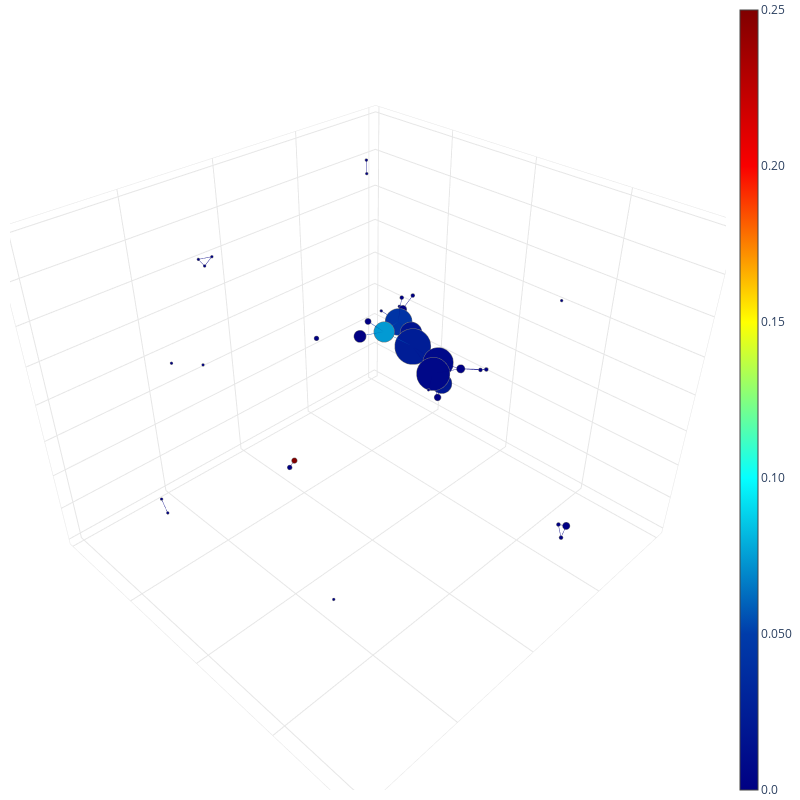

The notebook cell this image was saved under:
### Code cell
mapper_plot1 = MapperLayoutInteractive(
    detailed_results_df['mapper_info'].iloc[-1][0],
    colors = rbind_data['死亡'].to_numpy(),
    # colors=rbind_data['肇因研判子類別名稱-個別'].to_numpy(),
    cmap = 'jet',
    agg = average_encoded_label,
    # agg = most_common_encoded_label,
    dim = 3,
    iterations = 50,
    seed = 10,
    width = 800,
    height = 800)

fig_mean1 = mapper_plot1.plot()
fig_mean1.show(config={'scrollZoom': True})

### Figure 1 — Plotly figure (JSON) as saved in the notebook; plotly's stock layout.template omitted (floating-point values rounded to 4 significant figures)
{"data": [{"hoverinfo": "skip", "line": {"cmax": 0.25, "cmin": 0, "color": [0.0241, 0.007042, 0.007042, 0.0241, 0.008403, 0.008403, 0.0241, 0.04301, 0.04301, 0.0241, 0.07407, 0.07407, 0.0241, 0.01639, 0.01639, 0.007042, 0.008403, 0.008403, 0.007042, 0.01923, 0.01923, 0.007042, 0, 0, 0.007042, 0, 0, 0.007042, 0, 0, 0.008403, 0.01923, 0.01923, 0.008403, 0, 0, 0, 0.04301, 0.04301, 0, 0, 0, 0, 0, 0, 0.04301, 0.07407, 0.07407, 0.04301, 0.01639, 0.01639, 0.04301, 0, 0, 0.04301, 0, 0, 0.07407, 0, 0, 0.07407, 0, 0, 0, 0, 0, 0, 0, 0, 0, 0, 0, 0, 0, 0, 0.01923, 0, 0, 0, 0, 0, 0, 0, 0, 0, 0, 0, 0, 0.25, 0.25, 0, 0, 0, 0, 0, 0, 0, 0, 0, 0, 0, 0], "colorscale": [[0, "rgb(0,0,131)"], [0.2, "rgb(0,60,170)"], [0.4, "rgb(5,255,255)"], [0.6, "rgb(255,255,0)"], [0.8, "rgb(250,0,0)"], [1, "rgb(128,0,0)"]], "width": 0.75}, "mode": "lines", "name": "edges_trace", "opacity": 1, "type": "scatter3d", "x": [-0.05591, -0.0209, null, -0.05591, -0.06735, null, -0.05591, -0.1173, null, -0.05591, 0.003176, null, -0.05591, -0.1115, null, -0.0209, -0.06735, null, -0.0209, -0.05499, null, -0.0209, 0.0697, null, -0.0209, -0.008348, null, -0.0209, -0.07317, null, -0.06735, -0.05499, null, -0.06735, -0.07317, null, -0.244, -0.1173, null, -0.244, -0.3405, null, -0.244, -0.3024, null, -0.1173, 0.003176, null, -0.1173, -0.1115, null, -0.1173, -0.1126, null, -0.1173, -0.162, null, 0.003176, 0.07838, null, 0.003176, 0.09291, null, -0.5666, -0.5245, null, 0.3043, 0.3608, null, 0.3043, 0.3261, null, 0.3608, 0.3261, null, -0.05499, -0.008348, null, -0.2366, -0.1825, null, -0.2366, -0.188, null, -0.1825, -0.188, null, 0.104, 0.09722, null, -0.07317, -0.07492, null, -0.07317, -0.1207, null, 0.9963, 1, null, -0.07492, -0.1207, null], "y": [0.1712, 0.3178, null, 0.1712, 0.3018, null, 0.1712, 0.03253, null, 0.1712, 0.06492, null, 0.1712, 0.1105, null, 0.3178, 0.3018, null, 0.3178, 0.3383, null, 0.3178, 0.3775, null, 0.3178, 0.3602, null, 0.3178, 0.4176, null, 0.3018, 0.3383, null, 0.3018, 0.4176, null, -0.06008, 0.03253, null, -0.06008, -0.09001, null, -0.06008, -0.1346, null, 0.03253, 0.06492, null, 0.03253, 0.1105, null, 0.03253, -0.06305, null, 0.03253, 0.008268, null, 0.06492, 0.04771, null, 0.06492, 0.01515, null, -0.6078, -0.5633, null, -0.6678, -0.6871, null, -0.6678, -0.6975, null, -0.6871, -0.6975, null, 0.3383, 0.3602, null, 0.9021, 0.9175, null, 0.9021, 0.8927, null, 0.9175, 0.8927, null, -0.479, -0.4473, null, 0.4176, 0.5142, null, 0.4176, 0.5083, null, -0.1824, -0.1453, null, 0.5142, 0.5083, null], "z": [0.1389, 0.08851, null, 0.1389, 0.1138, null, 0.1389, 0.1723, null, 0.1389, 0.188, null, 0.1389, 0.1542, null, 0.08851, 0.1138, null, 0.08851, 0.03476, null, 0.08851, 0.08259, null, 0.08851, -0.001023, null, 0.08851, 0.1344, null, 0.1138, 0.03476, null, 0.1138, 0.1344, null, 0.144, 0.1723, null, 0.144, 0.1625, null, 0.144, 0.105, null, 0.1723, 0.188, null, 0.1723, 0.1542, null, 0.1723, 0.1879, null, 0.1723, 0.2608, null, 0.188, 0.2614, null, 0.188, 0.1836, null, 0.5846, 0.5431, null, 0.3766, 0.3773, null, 0.3766, 0.3296, null, 0.3773, 0.3296, null, 0.03476, -0.001023, null, -0.5004, -0.5207, null, -0.5004, -0.4668, null, -0.5207, -0.4668, null, -0.7894, -0.7313, null, 0.1344, 0.1734, null, 0.1344, 0.1512, null, -0.2604, -0.3072, null, 0.1734, 0.1512, null]}, {"hoverinfo": "text", "marker": {"cmax": 0.25, "cmin": 0, "color": [0.0241, 0.007042, 0.008403, 0, 0.04301, 0.07407, 0.01639, 0, 0, 0, 0, 0, 0.01923, 0, 0, 0, 0, 0, 0, 0, 0, 0, 0, 0, 0.25, 0, 0, 0, 0, 0, 0, 0, 0, 0, 0, 0], "colorbar": {"borderwidth": 0, "nticks": 10, "orientation": "v", "outlinewidth": 1, "showticklabels": true, "thickness": 0.025, "thicknessmode": "fraction", "tickformat": ".2g", "tickmode": "auto", "tickwidth": 1, "title": {"side": "right"}, "xanchor": "left", "xpad": 0, "ypad": 0}, "colorscale": [[0, "rgb(0,0,131)"], [0.2, "rgb(0,60,170)"], [0.4, "rgb(5,255,255)"], [0.6, "rgb(255,255,0)"], [0.8, "rgb(250,0,0)"], [1, "rgb(128,0,0)"]], "line": {"color": "#777", "colorscale": [[0, "rgb(0,0,131)"], [0.2, "rgb(0,60,170)"], [0.4, "rgb(5,255,255)"], [0.6, "rgb(255,255,0)"], [0.8, "rgb(250,0,0)"], [1, "rgb(128,0,0)"]], "width": 0.75}, "opacity": 1, "reversescale": false, "showscale": true, "size": [25, 23.12, 21.17, 5.488, 18.71, 14.26, 15.15, 1.94, 1.94, 1.94, 1.94, 1.94, 13.99, 4.339, 1.94, 4.753, 1.94, 5.134, 2.744, 2.744, 2.744, 1.94, 2.744, 3.361, 3.881, 5.821, 1.94, 8.458, 3.361, 1.94, 1.94, 1.94, 1.94, 2.744, 2.744, 1.94]}, "mode": "markers", "name": "nodes_trace", "opacity": 1, "text": ["color: 0.0241<br>node: 0<br>size: 166", "color: 0.00704<br>node: 8<br>size: 142", "color: 0.0084<br>node: 33<br>size: 119", "color: 0<br>node: 2<br>size: 8", "color: 0.043<br>node: 6<br>size: 93", "color: 0.0741<br>node: 10<br>size: 54", "color: 0.0164<br>node: 12<br>size: 61", "color: 0<br>node: 5<br>size: 1", "color: 0<br>node: 21<br>size: 1", "color: 0<br>node: 1<br>size: 1", "color: 0<br>node: 9<br>size: 1", "color: 0<br>node: 34<br>size: 1", "color: 0.0192<br>node: 17<br>size: 52", "color: 0<br>node: 18<br>size: 5", "color: 0<br>node: 30<br>size: 1", "color: 0<br>node: 14<br>size: 6", "color: 0<br>node: 11<br>size: 1", "color: 0<br>node: 20<br>size: 7", "color: 0<br>node: 3<br>size: 2", "color: 0<br>node: 4<br>size: 2", "color: 0<br>node: 23<br>size: 2", "color: 0<br>node: 24<br>size: 1", "color: 0<br>node: 26<br>size: 2", "color: 0<br>node: 25<br>size: 3", "color: 0.25<br>node: 27<br>size: 4", "color: 0<br>node: 29<br>size: 9", "color: 0<br>node: 32<br>size: 1", "color: 0<br>node: 31<br>size: 19", "color: 0<br>node: 35<br>size: 3", "color: 0<br>node: 36<br>size: 1", "color: 0<br>node: 28<br>size: 1", "color: 0<br>node: 7<br>size: 1", "color: 0<br>node: 13<br>size: 1", "color: 0<br>node: 15<br>size: 2", "color: 0<br>node: 16<br>size: 2", "color: 0<br>node: 19<br>size: 1"], "type": "scatter3d", "x": [-0.05591, -0.0209, -0.06735, -0.244, -0.1173, 0.003176, -0.1115, -0.5666, -0.5245, 0.3043, 0.3608, 0.3261, -0.05499, 0.07838, 0.0697, -0.008348, -0.1126, -0.2366, -0.162, -0.1825, -0.188, 0.2187, -0.3405, 0.104, 0.09722, -0.07317, 0.9269, 0.09291, -0.4571, -0.9874, -0.3024, 0.9963, 1, -0.07492, -0.1207, 0.4309], "y": [0.1712, 0.3178, 0.3018, -0.06008, 0.03253, 0.06492, 0.1105, -0.6078, -0.5633, -0.6678, -0.6871, -0.6975, 0.3383, 0.04771, 0.3775, 0.3602, -0.06305, 0.9021, 0.008268, 0.9175, 0.8927, -0.9652, -0.09001, -0.479, -0.4473, 0.4176, -0.07984, 0.01515, -0.879, 0.269, -0.1346, -0.1824, -0.1453, 0.5142, 0.5083, 0.1822], "z": [0.1389, 0.08851, 0.1138, 0.144, 0.1723, 0.188, 0.1542, 0.5846, 0.5431, 0.3766, 0.3773, 0.3296, 0.03476, 0.2614, 0.08259, -0.001023, 0.1879, -0.5004, 0.2608, -0.5207, -0.4668, -0.3508, 0.1625, -0.7894, -0.7313, 0.1344, 0.3916, 0.1836, -0.4526, 0.02284, 0.105, -0.2604, -0.3072, 0.1734, 0.1512, -0.9824]}], "layout": {"autosize": false, "height": 800, "hovermode": "closest", "margin": {"b": 10, "l": 10, "r": 10, "t": 10}, "plot_bgcolor": "rgba(0, 0, 0, 0)", "scene": {"xaxis": {"backgroundcolor": "rgba(0, 0, 0, 0)", "gridcolor": "rgba(230, 230, 230, 1.0)", "linecolor": "rgba(230, 230, 230, 1.0)", "linewidth": 1, "mirror": true, "showaxeslabels": false, "showgrid": true, "showline": true, "showticklabels": false, "title": {"text": ""}, "visible": true, "zerolinecolor": "rgba(230, 230, 230, 1.0)"}, "yaxis": {"backgroundcolor": "rgba(0, 0, 0, 0)", "gridcolor": "rgba(230, 230, 230, 1.0)", "linecolor": "rgba(230, 230, 230, 1.0)", "linewidth": 1, "mirror": true, "showaxeslabels": false, "showgrid": true, "showline": true, "showticklabels": false, "title": {"text": ""}, "visible": true, "zerolinecolor": "rgba(230, 230, 230, 1.0)"}, "zaxis": {"backgroundcolor": "rgba(0, 0, 0, 0)", "gridcolor": "rgba(230, 230, 230, 1.0)", "linecolor": "rgba(230, 230, 230, 1.0)", "linewidth": 1, "mirror": true, "showaxeslabels": false, "showgrid": true, "showline": true, "showticklabels": false, "title": {"text": ""}, "visible": true, "zerolinecolor": "rgba(230, 230, 230, 1.0)"}}, "showlegend": false, "uirevision": "constant", "width": 800, "xaxis": {"linewidth": 1, "mirror": true, "showgrid": false, "showline": true, "showticklabels": false, "title": {"text": ""}, "visible": true, "zeroline": false}, "yaxis": {"linewidth": 1, "mirror": true, "showgrid": false, "showline": true, "showticklabels": false, "title": {"text": ""}, "visible": true, "zeroline": false}}}
